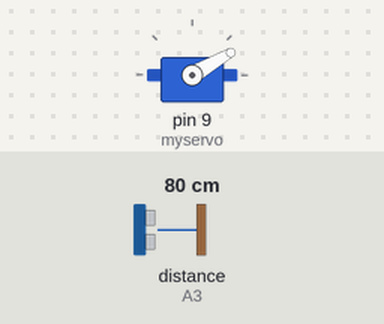
A sketch run on a simulated Arduino Uno, built with avr-gcc and run on an emulated ATmega328P. Parts: servo. Wiring (inferred from the names in the program): ultrasonic range finder: trigger A2; echo A3. Inputs (shaded band) come from the test bench; at power-on: distance to the obstacle (sensor on A3) 80 cm. The echo pulse lasts 58.3 µs per cm.

Above: at 1.6 s.
1.7 s: distance to the obstacle (sensor on A3) set to 17 cm
4.7 s: distance to the obstacle (sensor on A3) set to 13 cm
At 5.8 s:
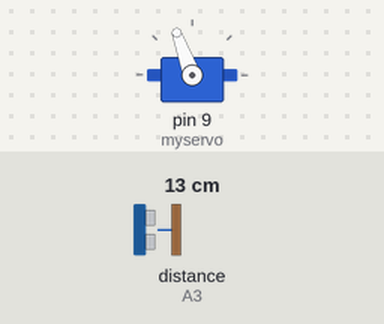
6.2 s: distance to the obstacle (sensor on A3) set to 18 cm
At 9.1 s:
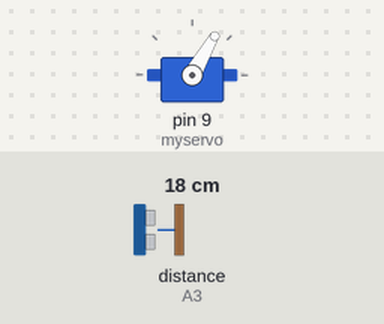
9.2 s: distance to the obstacle (sensor on A3) set to 2 cm
At 10.1 s:
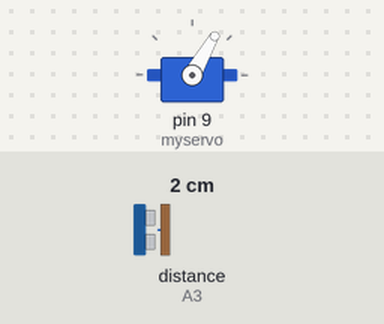
10.7 s: distance to the obstacle (sensor on A3) set to 35 cm
At 12.6 s:
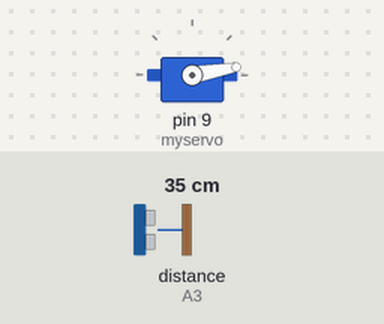
Timing chart, 0 to 14.7 s (numbered marks = the images above; inputs shaded):
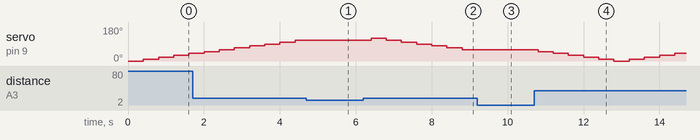

Measured:
- the behaviour switches between 16 and 15 cm on distance to the obstacle (sensor on A3) (found by bisection; images 0 and 1)
- after the input at 4.7 s, servo on pin 9 (myservo): stays 110° (without the input it goes to 120° after 0.10 s)
- after the input at 6.2 s, servo on pin 9 (myservo): 110° → 120° after 0.20 s, → 110° 0.40 s later, → 100° 0.40 s later, → 90° 0.40 s later, … (7 changes in this stretch)
- after the input at 9.2 s, servo on pin 9 (myservo): stays 60° (without the input it goes to 50° after 0.00 s)
- after the input at 10.7 s, servo on pin 9 (myservo): 60° → 50° after 0.10 s, → 40° 0.40 s later, → 30° 0.40 s later, → 20° 0.40 s later, … (10 changes in this stretch)

The sketch:

radar.ino
```cpp
#include <Servo.h>


const int tr = A2;  //white
const int ech = A3; //black
const float DETECTION_RANGE = 15.0;  // cm
const double SWEEP_STEP = 10;            // degrees per step - tune this
const int SWEEP_DELAY = 10;          // ms between steps - tune this for servo speed
const int SWEEP_MIN = 0;
const int SWEEP_MAX = 120;
unsigned long lastDistanceCheck = 0;
const unsigned long DISTANCE_CHECK_INTERVAL = 400;

double distance = 0;
Servo myservo;

double currentAngle = 0;
int sweepDirection = 1;      // 1 = increasing, -1 = decreasing
bool objectFound = false;
int leftEdge = -1;
int rightEdge = -1;

// --- ULTRASONIC READ ---
float readDistance() {
    digitalWrite(tr, LOW);
    delayMicroseconds(2);
    digitalWrite(tr, HIGH);
    delayMicroseconds(10);
    digitalWrite(tr, LOW);

    float duration = pulseIn(ech, HIGH, 5000); //5ms timeout for when this bitch bugs out

    if (duration == 0){
        return -1;
    }

    return (duration * 0.0343) / 2;
}

// --- SERVO MOVE ---
void moveServo(double angle) {
    angle = constrain(angle, SWEEP_MIN, SWEEP_MAX);
    myservo.write(angle);
    delay(SWEEP_DELAY);  // wait for servo to settle before reading
    currentAngle = angle;
}

// --- SWEEP ---
void sweep() {
    currentAngle += sweepDirection * SWEEP_STEP;

    // reverse direction at limits
    if (currentAngle >= SWEEP_MAX) { // 150
        currentAngle = SWEEP_MAX;
        sweepDirection = -1;          // left
    } else if (currentAngle <= SWEEP_MIN) { // 0
        currentAngle = SWEEP_MIN;
        sweepDirection = 1;           // right
    }

    moveServo(currentAngle);
}


void setup() {

    pinMode(tr, OUTPUT);
    pinMode(ech, INPUT);
    // Serial.begin(9600);
    myservo.attach(9);
    moveServo(0);  // start at 0 degrees
}

void loop() {

        unsigned long noow = millis();
        if (noow - lastDistanceCheck >= DISTANCE_CHECK_INTERVAL) { //every 400ms

            distance = readDistance();
            //Serial.print("Angle: "); Serial.print(currentAngle);
            //Serial.print("\tDistance: "); Serial.println(distance);

            if (distance >= 0 && distance <= DETECTION_RANGE) { // object is within 10cm

            }
            else {
              // no object - sweep
              objectFound = false;
              sweep(); //10ms cost
            }
            lastDistanceCheck = noow;
        }


}
```
